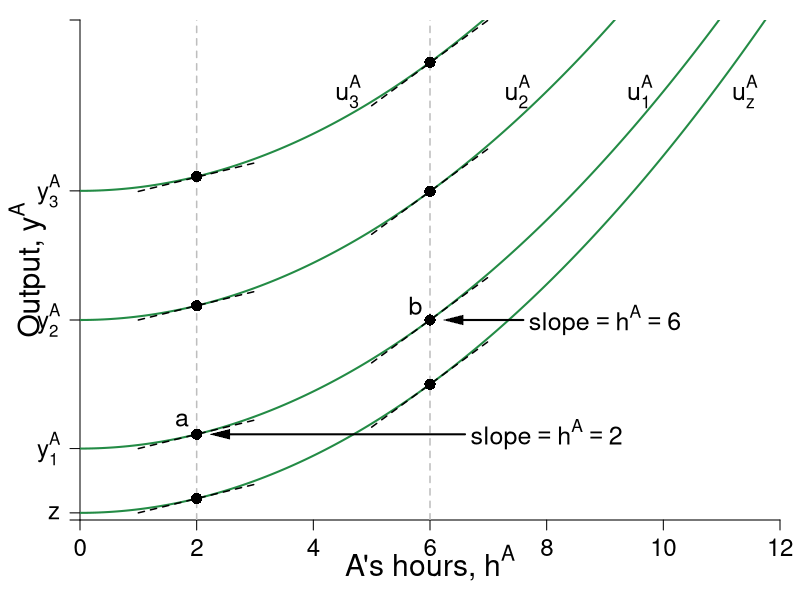

Recreate this plot in R.
require(shape)
pdf(file = "coordination_failures/coord_indiff_ya.pdf", width = 9, height = 7)

#Set parameters for graphics
pointsize <- 1.8
axislabelsize <- 1.8
labelsize <- 1.5
namesize <- 1.8
annotatesize <- 1.5
graphlinewidth <- 2
segmentlinewidth <- 1.5

COL <- c("#7fc97f", "#beaed4", "#fdc086", "#ffff99", "#386cb0", "#f0027f", "#bf5b17", "#666666")
COLA <- c("#99d8c9","#66c2a4","#41ae76", "#238b45", "#005824")
COLB <- c("#4eb3d3", "#2b8cbe", "#0868ac","#084081")

par(mar =  c(4, 4, 1, 1))

indiffA <- function(ea, uA = 46.08) {
  uA + (1/2)*(ea)^2
}

mrsA <- function(ea){
  ea
}

slopeline <- function(ea, yint = 0.5, slope = 2){
  yint + slope*ea
}


xlims <- c(0, 12)
ylims <- c(0, 70)

npts <- 501 
x <- seq(xlims[1], xlims[2], length.out = npts)
y <- seq(ylims[1], ylims[2], length.out = npts) 
a <- c(12, 46.08, 90)

#B's value when at A's bliss point
#0.35*log(5.88) + 0.35*log(8.88) + 0.5*log(10 - 5.88) + 0.5*log(15 - 8.88) 

#B's bliss point x = 4.11765; y = 6.17647
#A's value when at A's bliss point
#0.5*log(4.11765) + 0.5*log(6.17647) + 0.35*log(10 - 4.11765) + 0.35*log(15 - 6.17647) 


plot(0, 0, xlim = xlims, ylim = ylims, type = "n",
     xlab = expression(paste("")),
     ylab = expression(paste("")), 
     xaxt = "n", 
     yaxt = "n", 
     cex.lab = axislabelsize, 
     bty = "n",
     xaxs="i", 
     yaxs="i")

# ticksy <- seq(from = 0, to = ylims[2], by = 2)
# ylabels <- seq(from = 0, to = ylims[2], by = 2)
ticksx <- seq(from = 0, to = xlims[2], by = 2)
xlabels <- seq(from = 0, to = xlims[2], by = 2)
ticksy <- c(0, 1, 10, 28, 46.08, 70)
ylabels <- c(NA, expression(z), expression(paste(y[1]^A)), expression(paste(y[2]^A)), expression(paste(y[3]^A)), NA)
# ticksx <- c(0, 6.9, 12, 9.6, 16, 24, 26)
# xlabels <- c(NA, expression(paste(e^A,"*")), expression(paste(1/2*beta)), expression(paste(e^{AN})), expression(paste(alpha)), expression(paste(1/beta)), NA)

axis(1, at = ticksx, pos = 0, labels = xlabels, cex.axis= labelsize - 0.05)
axis(2, at = ticksy, pos = 0, labels = ylabels, las = 1, cex.axis= labelsize - 0.05)

npts <- 500 
xx1 <- seq(xlims[1], xlims[2], length.out = npts)

lines(xx1, indiffA(xx1, uA = 1), col = COLA[4], lwd = graphlinewidth)
lines(xx1, indiffA(xx1, uA = 10), col = COLA[4], lwd = graphlinewidth)
lines(xx1, indiffA(xx1, uA = 28), col = COLA[4], lwd = graphlinewidth)
lines(xx1, indiffA(xx1, uA = 46.08), col = COLA[4], lwd = graphlinewidth)

# lines(xx1, brfB(xx1, alpha = 16, beta = 1/24), col = COLB[4], lwd = graphlinewidth)
# lines(xx1, brfPEA(xx1, alpha = 16, beta = 1/24), col = COLA[4], lwd = graphlinewidth)
# lines(xx1, brfPEB(xx1, alpha = 16, beta = 1/24), col = COLB[4], lwd = graphlinewidth)

# contour(x, y, 
#         outer(x, y, uA),
#         #labels = c("v1", "v2", "v3"),
#         drawlabels = FALSE,
#         col = COLA[3],
#         #xlab = expression(paste("A's Apples, ", x)),
#         #ylab = expression(paste("A's Oranges, ", y)),
#         #cex.lab = axislabelsize,
#         lwd = graphlinewidth,
#         levels = a, 
#         xaxs="i", 
#         yaxs="i", 
#         add = TRUE)


segments(2, 0, 2, ylims[2], lty = 2, col = "gray" , lwd = segmentlinewidth)
segments(6, 0, 6, ylims[2], lty = 2, col = "gray" , lwd = segmentlinewidth)


#mtext(expression(paste("A's hours, ", h^A)), side=1, line = 3.2, cex = axislabelsize)
text(0.5*xlims[2], -6, expression(paste("A's hours, ", h^A)), xpd = TRUE, cex = axislabelsize)
text(-0.9, 0.5*ylims[2], expression(paste("Output, ", y^A)), xpd = TRUE, cex = axislabelsize, srt = 90)
#
text(8, 12, expression(paste("slope", phantom()==h^A, phantom() == 2)), cex = annotatesize)
Arrows(6.6, 12, 2.4, 12, col = "black", lty = 1, lwd = 2, arr.type = "triangle", arr.lwd = 0.5)
#
text(9, 28, expression(paste("slope", phantom()==h^A, phantom() == 6)), cex = annotatesize)
Arrows(7.6, 28, 6.4, 28, col = "black", lty = 1, lwd = 2, arr.type = "triangle", arr.lwd = 0.5)

#Label the iso-welfare functions for the HG, Aisha
text(11.4, 60, expression(u[z]^A), cex = annotatesize)
text(9.6, 60, expression(u[1]^A), cex = annotatesize)
text(7.5, 60, expression(u[2]^A), cex = annotatesize)
text(4.6, 60, expression(u[3]^A), cex = annotatesize)

text(1.75, 14, expression(a), cex = annotatesize)
text(5.75, 30, expression(b), cex = annotatesize)



lowint <- c(8, 26, 44)

slopex1 <- seq(1,3,length.out = 200)
lines(slopex1, slopeline(slopex1, yint = -1, slope = mrsA(ea = 2)), col = "black", lty = 2, lwd = segmentlinewidth)
lines(slopex1, slopeline(slopex1, yint = lowint[1], slope = mrsA(ea = 2)), col = "black", lty = 2, lwd = segmentlinewidth)
lines(slopex1, slopeline(slopex1, yint = lowint[2], slope = mrsA(ea = 2)), col = "black", lty = 2, lwd = segmentlinewidth)
lines(slopex1, slopeline(slopex1, yint = lowint[3], slope = mrsA(ea = 2)), col = "black", lty = 2, lwd = segmentlinewidth)

highint <- c(-8, 10, 28)
slopex2 <- seq(5,7,length.out = 200)
lines(slopex2, slopeline(slopex2, yint = -17, slope = mrsA(ea = 6)), col = "black", lty = 2, lwd = segmentlinewidth)
lines(slopex2, slopeline(slopex2, yint = highint[1], slope = mrsA(ea = 6)), col = "black", lty = 2, lwd = segmentlinewidth)
lines(slopex2, slopeline(slopex2, yint = highint[2], slope = mrsA(ea = 6)), col = "black", lty = 2, lwd = segmentlinewidth)
lines(slopex2, slopeline(slopex2, yint = highint[3], slope = mrsA(ea = 6)), col = "black", lty = 2, lwd = segmentlinewidth)


firstpointsx <- c(2, 2, 2, 2)
firstpointsy <- c(indiffA(ea = firstpointsx[1], uA = 1), indiffA(ea = firstpointsx[2], uA = 10), indiffA(ea = firstpointsx[3], uA = 28), indiffA(ea = firstpointsx[4], uA = 46.08))
points(firstpointsx, firstpointsy, pch = 16, col = "black", cex = 1.5)

secondpointsx <- c(6, 6, 6, 6)
secondpointsy <- c(indiffA(ea = 6, uA = 1), indiffA(ea = 6, uA = 10), indiffA(ea = 6, uA = 28), indiffA(ea = 6, uA = 46.08))
points(secondpointsx, secondpointsy, pch = 16, col = "black", cex = 1.5)




dev.off()
